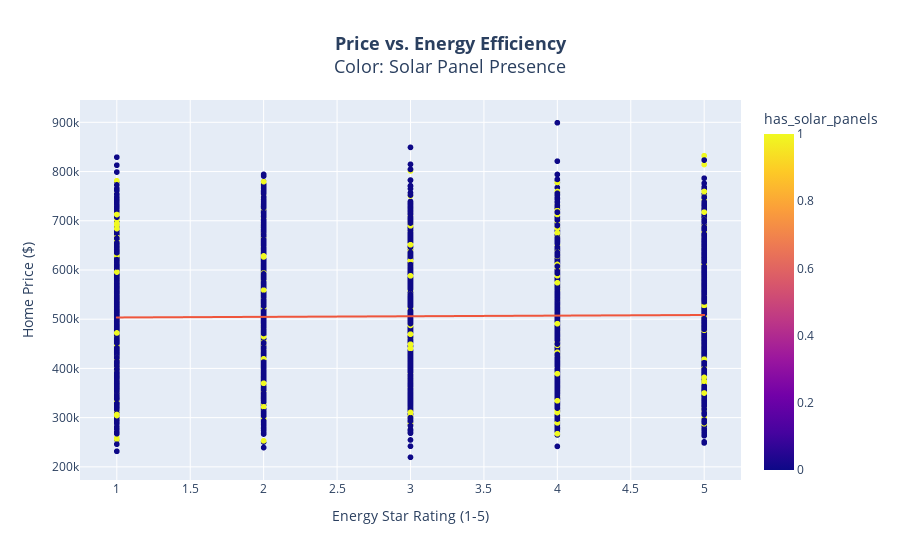

Here is the notebook cell this chart was saved with:
### Code cell
#Energy Star Rating Impact
import plotly.express as px

# Replace 'df' with 'property_data'
fig = px.scatter(property_data, x='energy_star_rating', y='price',
                 trendline="ols",
                 color='has_solar_panels',
                 labels={"energy_star_rating": "Energy Star Rating (1-5)",
                         "price": "Home Price ($)"},
                 title="<b>Price vs. Energy Efficiency</b><br>Color: Solar Panel Presence")
fig.update_layout(title_font_size=18, title_x=0.5)
fig.show()

### Figure 1 — Plotly figure (JSON) as saved in the notebook; plotly's stock layout.template omitted (floating-point values rounded to 4 significant figures; data arrays with more than 128 entries replaced by an {"elided": "..."} marker saying what was removed)
{"data": [{"hovertemplate": "Energy Star Rating (1-5)=%{x}<br>Home Price ($)=%{y}<br>has_solar_panels=%{marker.color}<extra></extra>", "legendgroup": "", "marker": {"color": {"elided": "10000 int values"}, "coloraxis": "coloraxis", "symbol": "circle"}, "mode": "markers", "name": "", "showlegend": false, "type": "scattergl", "x": {"elided": "10000 int values"}, "xaxis": "x", "y": {"elided": "10000 float values"}, "yaxis": "y"}, {"hovertemplate": "<b>OLS trendline</b><br>price = 1251.72 * energy_star_rating + 502242<br>R<sup>2</sup>=0.000324<br><br>Energy Star Rating (1-5)=%{x}<br>Home Price ($)=%{y} <b>(trend)</b><extra></extra>", "legendgroup": "", "marker": {"symbol": "circle"}, "mode": "lines", "name": "", "showlegend": false, "type": "scattergl", "x": {"elided": "10000 int values"}, "xaxis": "x", "y": {"elided": "10000 float values"}, "yaxis": "y"}], "layout": {"coloraxis": {"colorbar": {"title": {"text": "has_solar_panels"}}, "colorscale": [[0, "#0d0887"], [0.1111, "#46039f"], [0.2222, "#7201a8"], [0.3333, "#9c179e"], [0.4444, "#bd3786"], [0.5556, "#d8576b"], [0.6667, "#ed7953"], [0.7778, "#fb9f3a"], [0.8889, "#fdca26"], [1, "#f0f921"]]}, "legend": {"tracegroupgap": 0}, "title": {"font": {"size": 18}, "text": "<b>Price vs. Energy Efficiency</b><br>Color: Solar Panel Presence", "x": 0.5}, "xaxis": {"anchor": "y", "domain": [0, 1], "title": {"text": "Energy Star Rating (1-5)"}}, "yaxis": {"anchor": "x", "domain": [0, 1], "title": {"text": "Home Price ($)"}}}}
